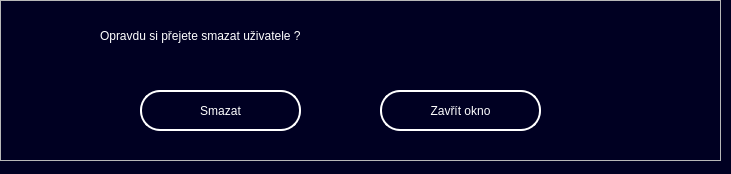
<?xml version="1.0" encoding="UTF-8"?>
<ui version="4.0">
 <class>Delete_user_really</class>
 <widget class="QWidget" name="Delete_user_really">
  <property name="geometry">
   <rect>
    <x>0</x>
    <y>0</y>
    <width>731</width>
    <height>174</height>
   </rect>
  </property>
  <property name="windowTitle">
   <string>Nákupní Lístek JV</string>
  </property>
  <property name="styleSheet">
   <string notr="true">QWidget#Delete_user_really {
background-color: rgb(0, 0, 34);
}

QLabel#Instructions {
color: rgb(255, 255, 255);
font: 24pt &quot;FreeSans&quot;;
}

QPushButton#Button_Delete{
color: rgb(255, 255, 255);
border-color: rgb(255, 255, 255);
border: 2px solid rgb(255, 255, 255);
border-radius: 20px;
font: 12pt &quot;FreeSans&quot;;
}

QPushButton#Button_Back{
color: rgb(255, 255, 255);
border-color: rgb(255, 255, 255);
border: 2px solid rgb(255, 255, 255);
border-radius: 20px;
font: 12pt &quot;FreeSans&quot;;
}

QPushButton:hover#Button_Delete{
border: 3px solid rgb(255, 255, 255);
background-color: rgb(0, 0, 53);
}

QPushButton:hover#Button_Back{
border: 3px solid rgb(255, 255, 255);
background-color: rgb(0, 0, 53);
}</string>
  </property>
  <widget class="QFrame" name="frame">
   <property name="geometry">
    <rect>
     <x>0</x>
     <y>0</y>
     <width>721</width>
     <height>161</height>
    </rect>
   </property>
   <property name="frameShape">
    <enum>QFrame::StyledPanel</enum>
   </property>
   <property name="frameShadow">
    <enum>QFrame::Raised</enum>
   </property>
   <widget class="QLabel" name="Instructions">
    <property name="geometry">
     <rect>
      <x>100</x>
      <y>20</y>
      <width>541</width>
      <height>31</height>
     </rect>
    </property>
    <property name="text">
     <string>Opravdu si přejete smazat uživatele ?</string>
    </property>
   </widget>
   <widget class="QPushButton" name="Button_Delete">
    <property name="geometry">
     <rect>
      <x>140</x>
      <y>90</y>
      <width>161</width>
      <height>41</height>
     </rect>
    </property>
    <property name="text">
     <string>Smazat</string>
    </property>
   </widget>
   <widget class="QPushButton" name="Button_Back">
    <property name="geometry">
     <rect>
      <x>380</x>
      <y>90</y>
      <width>161</width>
      <height>41</height>
     </rect>
    </property>
    <property name="text">
     <string>Zavřít okno</string>
    </property>
   </widget>
  </widget>
 </widget>
 <resources/>
 <connections/>
</ui>
